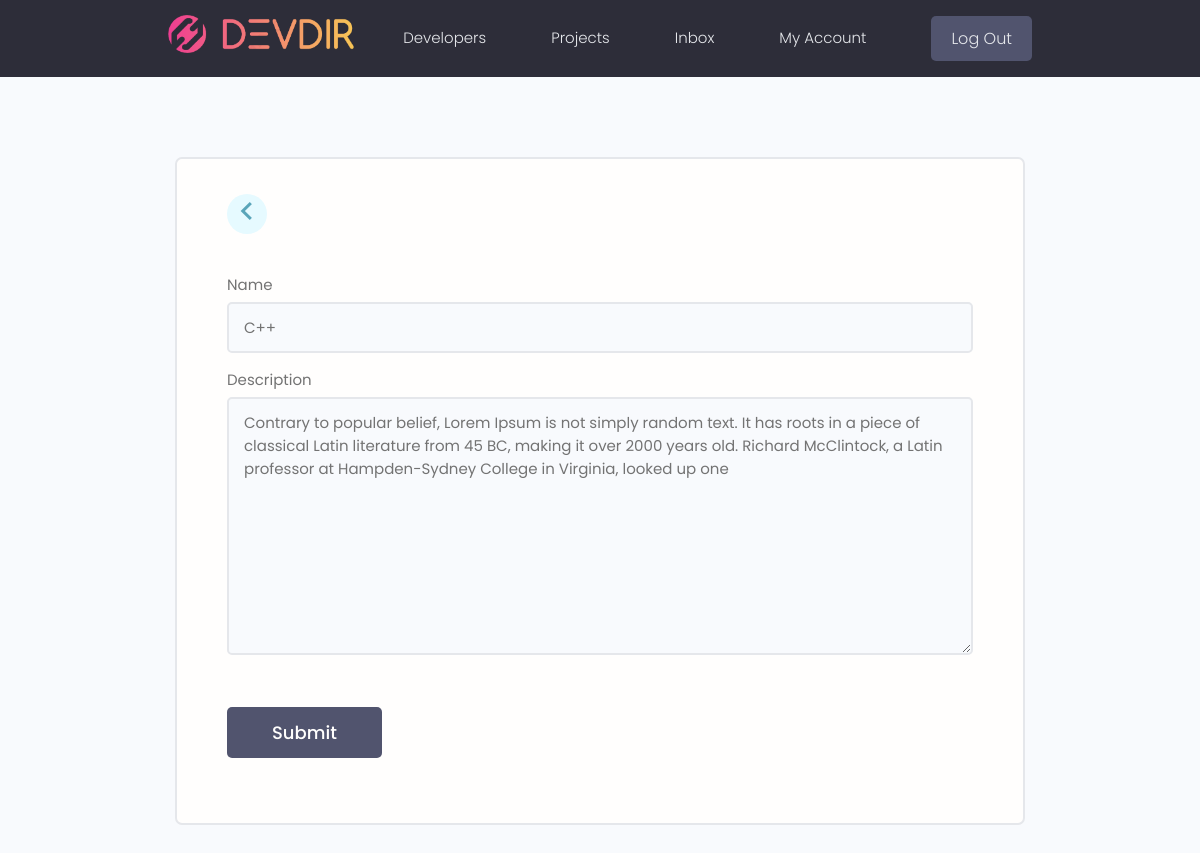
The page /update-skill/d2f51dec-eacf-4577-89b6-4780b25b04da/ (signed in) on the database its author committed.
### users/models.py (models this page shows, shortened)
class Skill(models.Model):
    id = models.UUIDField(default = uuid.uuid4, primary_key=True, unique=True, editable=False)
    owner =models.ForeignKey('Profile',blank=True, null=True, on_delete=models.CASCADE)
    name = models.CharField(max_length=200, blank=True, null=True)
    description = models.TextField(max_length=255,blank=True, null=True)
    created = models.DateTimeField(auto_now_add= True)

### users/views.py (the view)
# urls.py: path("update-skill/<str:sid>/", views.updateSkill, name="update-skill"),
def updateSkill(request, sid):
    profile = request.user.profile
    skill = profile.skill_set.get(id=sid)
    form = SkillForm(instance=skill)
    if request.method == 'POST':
        form = SkillForm(request.POST, instance=skill)
        if form.is_valid():
            form.save()
            return redirect('account')
    context = {'form': form}
    return render(request, "skill_form.html", context)

### users/forms.py
class SkillForm(ModelForm):
    class Meta:
        model = Skill
        fields = ['name', 'description']
    def __init__(self, *args, **kwargs):
        super(SkillForm, self).__init__(*args, **kwargs)
        for name, field in self.fields.items():
            field.widget.attrs.update({'class': 'input input--text'})

### users/templates/skill_form.html (shortened to what this page needs)
{% extends 'main.html' %}
{% block content %}
<main class="formPage my-xl">
    <div class="content-box">
        <div class="formWrapper">
            <a class="backButton" href="{% url 'account' %}"><i class="im im-angle-left"></i></a>
            <br>
            <form class="form" method="POST" action="">
                {% for field in form %}
                <div class="form__field">
                    <label for="formInput#text"> {{field.label}}</label>
                    {{field}}
                </div>
                {% endfor %}
                <input class="btn btn--sub btn--lg  my-md" type="submit" value="Submit" />
            </form>
        </div>
    </div>
</main>
{% endblock %}

### static/css/app.css (style rules this page uses)
:root { --color-sub: #2d2d39; }
.btn--sub { background-color: var(--color-sub-light); }
.content-box { width: 95%; max-width: 85rem; margin: 0 auto; }
.backButton { background: var(--color-main-light); color: var(--color-main); width: 4rem; height: 4rem; display: flex; align-items: center; justify-content: center; border-radius: 50%; }
.backButton i { font-size: 1.8rem; }
.formPage .formWrapper { list-style: none; background: var(--color-white); padding: 3.5rem 5rem; border: 2px solid var(--color-light); border-radius: 0.7rem; }

### static/uikit/styles/modules/_variables.css (style rules this page uses)
:root { --color-main: #5aa5b9; --color-main-light: #e6faff; --color-sub: #3f4156; --color-sub-light: #51546e; --color-sub-lighter: #ededfd; --color-text: #737373; --color-gray: #8b8b8b; --color-light: #e5e7eb; --color-light-gray: #767676; --color-bg: #f8fafd; --color-white: #fffefd; --color-white-light: #f3f3f3; --color-success: #359e64; --color-success-bg: #def8e8; --color-error: #fc4b0b; --color-error-bg: #fff2ee; --font-base: 'Poppins', arial, helvetica, 'Segoe UI', roboto, ubuntu, sans-serif; --font-monospace: 'Fira Code', 'Courier New', courier, monospace; --font-regular: 300; --font-medium: 500; --font-bold: 700; --generic-shadow: 1px 1px 5px #00000010; --generic-transition: all 0.3s ease-in-out; }

### static/uikit/styles/modules/_base.css (style rules this page uses)
* { margin: 0; padding: 0; box-sizing: border-box; text-rendering: optimizeLegibility; color: inherit; font-size: inherit; }
html { font-size: 50%; }
@media only screen and (min-width: 480px) { html { font-size: 56.25%; } }
@media only screen and (min-width: 1200px) { html { font-size: 62.5%; } }
body { line-height: 1.6; font-weight: 400; font-size: 1.5rem; color: var(--color-text); background-color: var(--color-bg); min-height: 100vh; }

### static/uikit/styles/modules/_typography.css (style rules this page uses)
* { font-family: var(--font-base); }
a { padding-bottom: 2px; text-decoration: none; display: inline-block; color: var(--color-main); font-weight: var(--font-medium); }

### static/uikit/styles/modules/_utilities.css (style rules this page uses)
.my-md { margin: 3rem auto; }
.my-xl { margin: 8rem auto; }

### static/uikit/styles/modules/_button.css (style rules this page uses)
.btn { display: inline-block; position: relative; cursor: pointer; background-color: var(--color-light); font-weight: var(--font-medium); color: var(--color-sub); text-decoration: none; padding: 1rem 2rem; border-radius: 0.5rem; border: none; width: -webkit-fit-content; width: -moz-fit-content; width: fit-content; height: -webkit-fit-content; height: -moz-fit-content; height: fit-content; font-size: 1.6rem; outline-width: 0; outline-color: transparent; -webkit-backface-visibility: hidden; backface-visibility: hidden; transition: all 0.3s ease-in-out; }
.btn--sub { background-color: var(--color-sub); color: var(--color-white); }
.btn--lg { font-size: 1.8rem; padding: 1.2rem 4.5rem; }

### static/uikit/styles/modules/_form.css (style rules this page uses)
.form { display: block; }
.form__field { margin-top: 1.5rem; margin-bottom: 1.5rem; }
.form__label, .form__field > label { display: block; margin-bottom: 0.5rem; color: var(--color-text); }
input.input[type='text'], input.input[type='email'], input.input[type='password'], input.input[type='number'], select.input, textarea.input { min-width: 24rem; width: 100%; padding: 1.2rem 1.5rem; border-radius: 0.5rem; border: 2px solid var(--color-light); transition: all 0.3s ease-in-out; background-color: var(--color-bg); }

### rows shown on the page
Skill: form "C++" "Contrary to popular belief, Lorem Ipsum is not simply random text. It has roots in a piece of classical Latin literature from 45 BC, making it over 2000 years old. Richard McClintock, a Latin professor at Hampden-Sydney College in Virginia, looked up one"

### other values the page prints
{{ field.label }} "Name" "Description"
